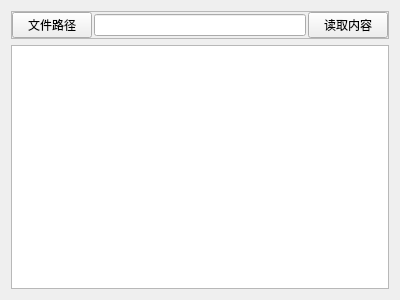
<?xml version="1.0" encoding="UTF-8"?>
<ui version="4.0">
 <class>Widget</class>
 <widget class="QWidget" name="Widget">
  <property name="geometry">
   <rect>
    <x>0</x>
    <y>0</y>
    <width>400</width>
    <height>300</height>
   </rect>
  </property>
  <property name="windowTitle">
   <string>Widget</string>
  </property>
  <layout class="QVBoxLayout" name="verticalLayout">
   <item>
    <widget class="QFrame" name="frame">
     <property name="frameShape">
      <enum>QFrame::StyledPanel</enum>
     </property>
     <property name="frameShadow">
      <enum>QFrame::Raised</enum>
     </property>
     <layout class="QHBoxLayout" name="horizontalLayout">
      <property name="spacing">
       <number>2</number>
      </property>
      <property name="leftMargin">
       <number>0</number>
      </property>
      <property name="topMargin">
       <number>0</number>
      </property>
      <property name="rightMargin">
       <number>0</number>
      </property>
      <property name="bottomMargin">
       <number>0</number>
      </property>
      <item>
       <widget class="QPushButton" name="pushButtonGetFilePath">
        <property name="text">
         <string>文件路径</string>
        </property>
       </widget>
      </item>
      <item>
       <widget class="QLineEdit" name="lineEdit"/>
      </item>
      <item>
       <widget class="QPushButton" name="pushButtonReadFiletext">
        <property name="text">
         <string>读取内容</string>
        </property>
       </widget>
      </item>
     </layout>
    </widget>
   </item>
   <item>
    <widget class="QTableView" name="tableView"/>
   </item>
  </layout>
 </widget>
 <layoutdefault spacing="6" margin="11"/>
 <resources/>
 <connections/>
</ui>
